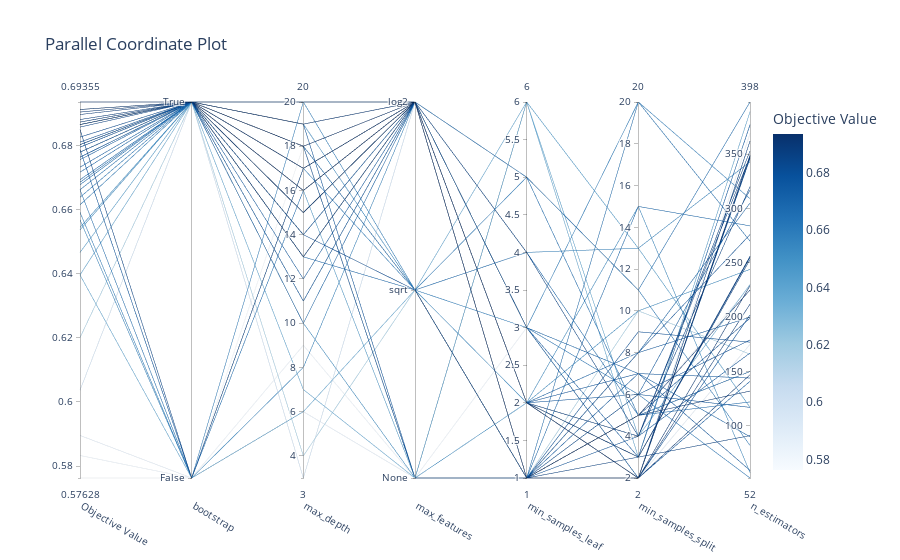

Source (notebook cell):
### Code cell
# 2. Parallel Coordinates Plot
plot_parallel_coordinate(study).show()

### Figure 1 — Plotly figure (JSON) as saved in the notebook; plotly's stock layout.template omitted (floating-point values rounded to 4 significant figures)
{"data": [{"dimensions": [{"label": "Objective Value", "range": [0.5763, 0.6936], "values": [0.5896, 0.6693, 0.6201, 0.6396, 0.6396, 0.6466, 0.6662, 0.6826, 0.6537, 0.6716, 0.6591, 0.6638, 0.6795, 0.6732, 0.6544, 0.6802, 0.6685, 0.6779, 0.6568, 0.6677, 0.6865, 0.6857, 0.6881, 0.6936, 0.6756, 0.6865, 0.6849, 0.6764, 0.6763, 0.5833, 0.6873, 0.6873, 0.6865, 0.6896, 0.6904, 0.6036, 0.6802, 0.6912, 0.6787, 0.6795, 0.6662, 0.6779, 0.6865, 0.6912, 0.6936, 0.6803, 0.5763, 0.681, 0.6615, 0.6779]}, {"label": "bootstrap", "range": [0, 1], "ticktext": ["False", "True"], "tickvals": [0, 1], "values": [0, 1, 1, 1, 0, 1, 0, 1, 1, 1, 0, 1, 1, 1, 1, 1, 1, 1, 0, 1, 1, 1, 1, 1, 1, 1, 0, 1, 1, 0, 1, 1, 1, 1, 1, 1, 1, 1, 0, 1, 1, 1, 1, 1, 1, 1, 0, 1, 1, 1]}, {"label": "max_depth", "range": [3, 20], "values": [6, 13, 4, 7, 6, 16, 16, 14, 10, 10, 20, 11, 14, 15, 19, 13, 18, 12, 8, 18, 13, 13, 15, 16, 17, 15, 17, 11, 15, 9, 20, 20, 20, 19, 18, 3, 18, 17, 17, 19, 16, 16, 19, 17, 18, 17, 18, 16, 17, 14]}, {"label": "max_features", "range": [0, 2], "ticktext": ["None", "sqrt", "log2"], "tickvals": [0, 1, 2], "values": [0, 1, 1, 0, 1, 0, 2, 1, 0, 2, 1, 2, 2, 2, 1, 2, 1, 2, 2, 1, 2, 2, 2, 2, 2, 2, 2, 2, 2, 0, 2, 2, 2, 2, 2, 2, 0, 2, 2, 0, 2, 2, 2, 2, 2, 2, 0, 2, 1, 2]}, {"label": "min_samples_leaf", "range": [1, 6], "values": [1, 4, 1, 6, 6, 6, 5, 1, 2, 3, 3, 3, 2, 2, 2, 1, 1, 1, 4, 1, 2, 2, 2, 2, 3, 2, 4, 3, 2, 3, 2, 2, 2, 1, 1, 1, 1, 1, 1, 1, 5, 1, 1, 1, 1, 1, 1, 1, 5, 1]}, {"label": "min_samples_split", "range": [2, 20], "values": [2, 5, 10, 3, 4, 13, 11, 5, 10, 7, 20, 6, 7, 8, 15, 8, 15, 8, 13, 20, 4, 4, 2, 2, 2, 2, 4, 3, 6, 2, 3, 3, 3, 2, 2, 5, 2, 5, 6, 4, 5, 2, 3, 2, 5, 9, 5, 6, 11, 7]}, {"label": "n_estimators", "range": [52, 398], "values": [175, 150, 166, 389, 230, 117, 398, 199, 244, 90, 309, 52, 59, 305, 57, 276, 284, 200, 343, 270, 353, 348, 347, 349, 346, 362, 320, 377, 317, 369, 253, 255, 256, 212, 147, 150, 202, 132, 117, 167, 122, 141, 91, 229, 225, 177, 228, 179, 82, 144]}], "labelangle": 30, "labelside": "bottom", "line": {"color": [0.5896, 0.6693, 0.6201, 0.6396, 0.6396, 0.6466, 0.6662, 0.6826, 0.6537, 0.6716, 0.6591, 0.6638, 0.6795, 0.6732, 0.6544, 0.6802, 0.6685, 0.6779, 0.6568, 0.6677, 0.6865, 0.6857, 0.6881, 0.6936, 0.6756, 0.6865, 0.6849, 0.6764, 0.6763, 0.5833, 0.6873, 0.6873, 0.6865, 0.6896, 0.6904, 0.6036, 0.6802, 0.6912, 0.6787, 0.6795, 0.6662, 0.6779, 0.6865, 0.6912, 0.6936, 0.6803, 0.5763, 0.681, 0.6615, 0.6779], "colorbar": {"title": {"text": "Objective Value"}}, "colorscale": [[0, "rgb(247,251,255)"], [0.125, "rgb(222,235,247)"], [0.25, "rgb(198,219,239)"], [0.375, "rgb(158,202,225)"], [0.5, "rgb(107,174,214)"], [0.625, "rgb(66,146,198)"], [0.75, "rgb(33,113,181)"], [0.875, "rgb(8,81,156)"], [1, "rgb(8,48,107)"]], "reversescale": false, "showscale": true}, "type": "parcoords"}], "layout": {"title": {"text": "Parallel Coordinate Plot"}}}
